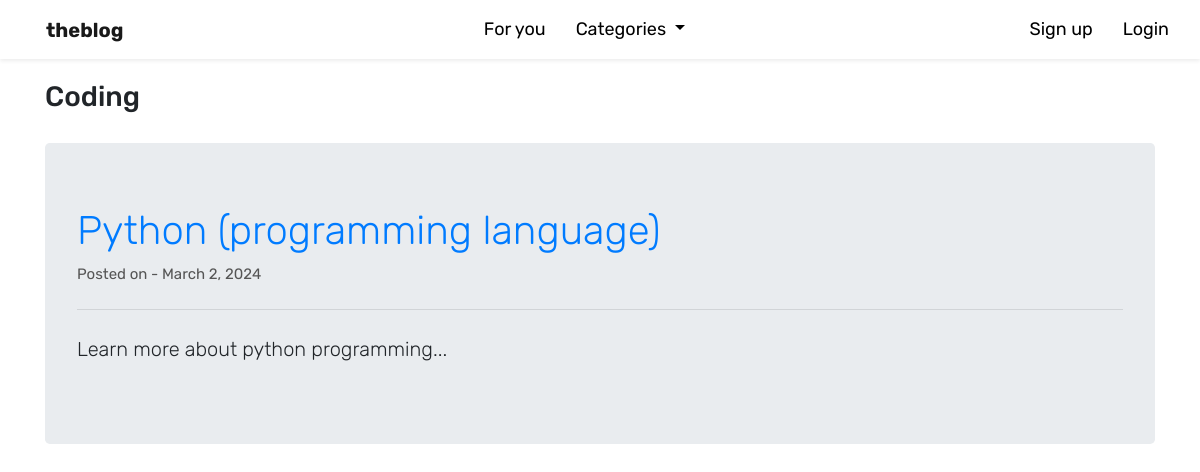
Screenshot of /category/Coding/ with the database file from the repository.
### theblog/models.py (models this page shows, shortened)
class Post(models.Model):
	title = models.CharField(max_length=255)
	title_tag = models.CharField(max_length=255, default='Blog', blank=True)
	author = models.ForeignKey(User, on_delete=models.CASCADE)
	body = RichTextField(blank=True, null=True)
	post_date = models.DateField(auto_now_add=True)
	category = models.CharField(max_length=255, default='coding')
	snippet = models.CharField(max_length=255)
	likes = models.ManyToManyField(User, related_name='blog_posts')

### theblog/views.py (the view)
# urls.py: path('category/<str:cats>/', CategoryView.as_view(), name="category"),
class CategoryView(ListView):
	model = Post
	template_name = 'categories.html'
	context_object_name = 'category_posts'
	def get_queryset(self):
		category_name = self.kwargs['cats']
		category = get_object_or_404(Category, name=category_name)
		return Post.objects.filter(category=category)
	def get_context_data(self, **kwargs):
		context = super().get_context_data(**kwargs)
		category_name = self.kwargs['cats']
		context['cats'] = category_name.title()
		context["cat_menu"] = Category.objects.all()
		return context

### theblog/models.py (called while the page is built)
	def __str__(self):
		return self.name

### theblog/templates/categories.html (shortened to what this page needs)
{% extends 'base.html' %}
{% block content %}
	{% if category_posts %}
		<h3>{{ cats }}</h3>
		<br>
		{% for post in category_posts %}
			<div class="jumbotron jumbotron-sm">
				<h1 class="display-4 smaller-heading"><a href="{% url 'article-detail' post.pk %}">{{ post.title }}</a></h1>
				<p class="post-meta">Posted on - {{ post.post_date}}</p>
			  	<hr class="my-4">
			  	<p class="lead">{{ post.snippet }}</p>
			</div>
		{% endfor %}
	{% else %}
		<h4>Sorry! No any {{ cats }} related posts</h4>
	{% endif %}
{% endblock %}

### theblog/templates/base.html (style rules this page uses)
body { font-family: "Rubik", sans-serif; font-optical-sizing: auto; font-size: 14px; background: white; font-weight: 400px; font-style: normal; }

### theblog/templates/categories.html (style rules this page uses)
.jumbotron-sm { font-size: 14px; }
.smaller-heading { font-size: 40px; }
.post-meta { font-size: 15px; color: #555; }

### rows the page displays
Post: title "Python (programming language)", post_date "March 2, 2024", snippet "Learn more about python programming..."

### other values shown
{{ cats }} "Coding"
